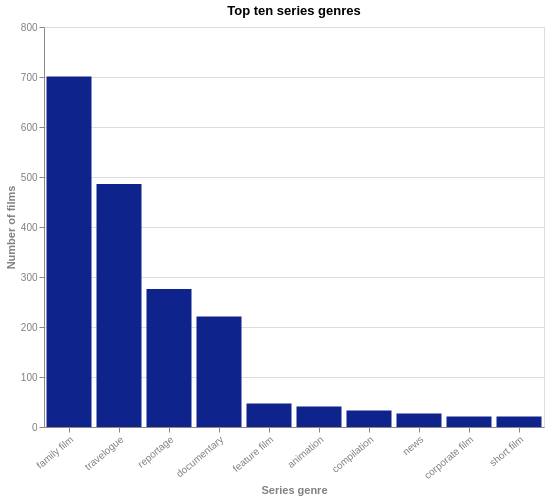

Write the Vega-Lite specification saved for this chart.
### Vega-Lite specification from a JSON file in a GitHub repository (floating-point values rounded to 4 significant figures)
{"$schema": "https://vega.github.io/schema/vega-lite/v5.json", "title": "Top ten series genres", "description": "Distribution of films over the top ten series genres (excluding the genre 'amateur recording')", "width": 500, "height": 400, "data": {"values": [{"Genre": "family film", "Number of films": 701}, {"Genre": "travelogue", "Number of films": 486}, {"Genre": "reportage", "Number of films": 276}, {"Genre": "documentary", "Number of films": 221}, {"Genre": "feature film", "Number of films": 47}, {"Genre": "animation", "Number of films": 41}, {"Genre": "compilation", "Number of films": 33}, {"Genre": "news", "Number of films": 27}, {"Genre": "corporate film", "Number of films": 21}, {"Genre": "short film", "Number of films": 21}]}, "mark": {"type": "bar", "binSpacing": 1, "tooltip": true}, "encoding": {"x": {"field": "Genre", "type": "nominal", "title": "Series genre", "sort": "-y"}, "y": {"field": "Number of films", "type": "quantitative", "title": "Number of films"}, "color": {"value": "#0F238C"}}, "config": {"countTitle": "Count", "axisX": {"labelAngle": -40, "titleColor": "grey", "labelColor": "grey"}, "axisY": {"titleColor": "grey", "labelColor": "grey"}}}
